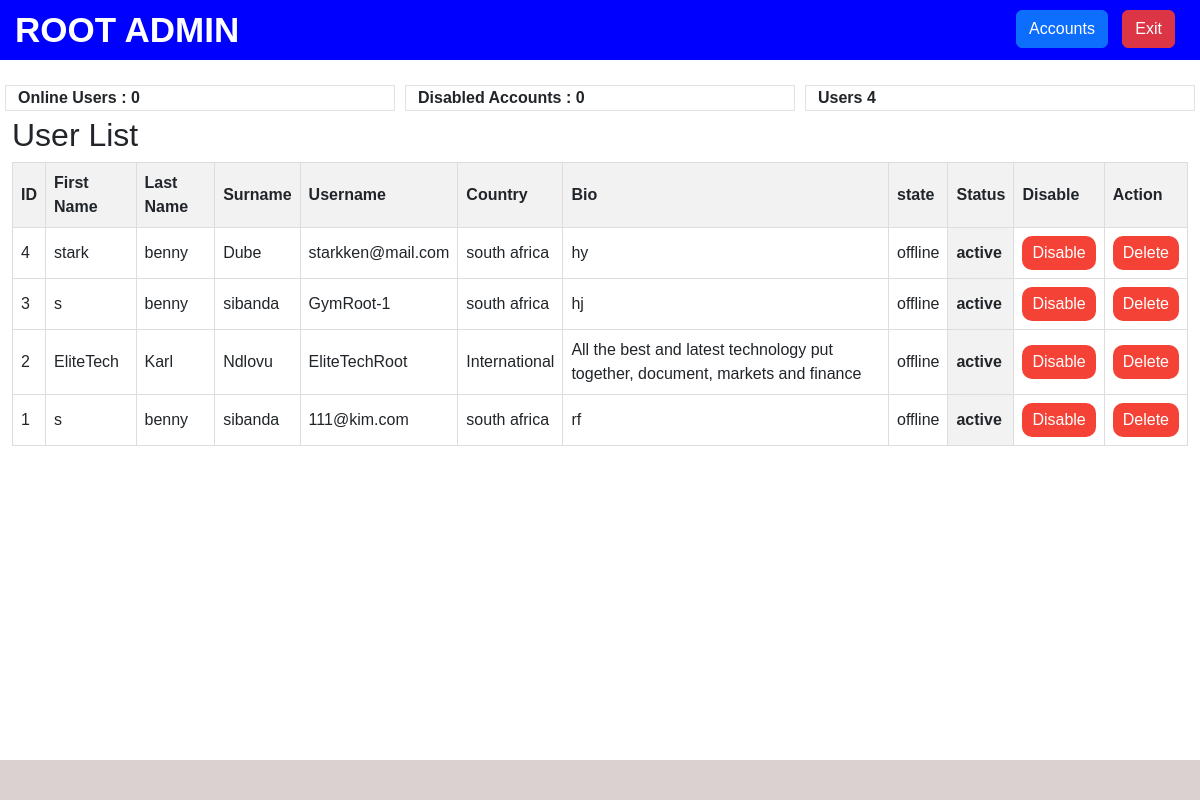
The page /root_admin (signed in) on the database as committed earlier.
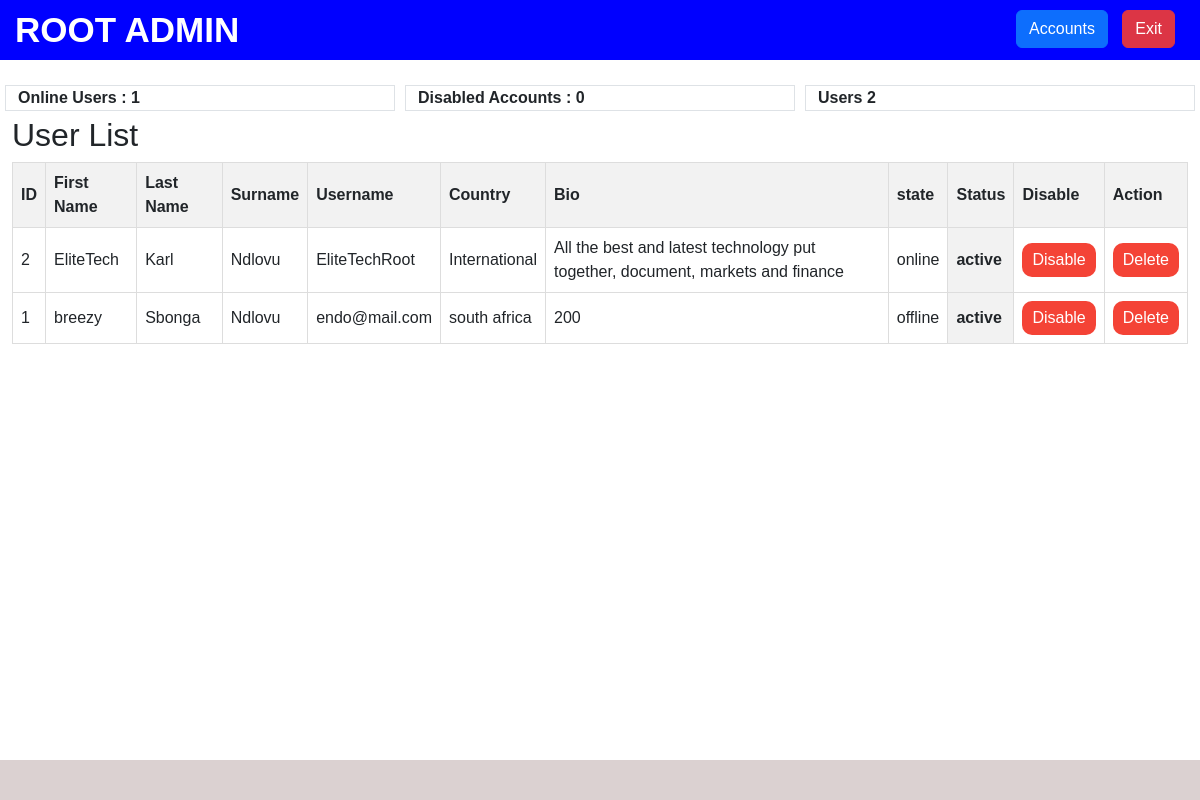
The same page on the database as committed later.
### app_models/user.py (models this page shows)
class User(db.Model, UserMixin):
    id = db.Column(db.Integer, primary_key=True)
    first_name = db.Column(db.String(50))
    last_name = db.Column(db.String(100))
    surname = db.Column(db.String(100))
    user_name = db.Column(db.String(20), unique=True, nullable=False)
    email = db.Column(db.String(100))
    password = db.Column(db.String(60), nullable=False)
    phone_number = db.Column(db.String(20))
    main_image = db.Column(db.String(100))
    registration_date = db.Column(db.Date)
    registration_time = db.Column(db.Time)
    status = db.Column(db.String(50))
    online_status =  db.Column(db.String(50))
    role = db.Column(db.String(100))
    gender = db.Column(db.String(10))
    country = db.Column(db.String(200))
    currency = db.Column(db.String(100))
    currency_symbol = db.Column(db.String(5))
    social_media_links = db.Column(db.String(200))
    bio = db.Column(db.Text)

### app.py (the view)
@app.route('/root_admin', methods=['GET','POST'])
@login_required
def root_admin():
        page_name = 'ROOT ADMIN'
        form = Disable_Account_Form()
        if current_user.role != 'Agent' and current_user.user_name != 'EliteTechRoot':
            flash('Access Denied')
            return redirect('/')
        users = User.query.order_by(desc(User.registration_time)).all()
        online_users = (
            User.query.filter(or_(
                User.online_status == 'online',
            )).count()
        )
        disabled_users = (
            User.query.filter(or_(
                User.status == 'disabled',
            )).count()
        )
        user_count = User.query.count()
        url = '/root_admin'
        return render_template('admin/root.html',page_name=page_name,
                               users=users,
                               user_count=user_count,
                               form=form,
                               online_users=online_users,
                               disabled_users=disabled_users,
                               url=url)

### app.py (called while the page is built)
@login_manager.user_loader
def load_user(user_id):
    return User.query.get(int(user_id))

### templates/admin/root.html (shortened to what this page needs)
{% extends 'layouts/root.html' %}
{% block content %}
<div class="row count">
    <div class="col border">Online Users : {{online_users}} </div>
    <div class="col border">Disabled Accounts : {{disabled_users}}</div>
    <div class="col border">Users {{user_count}} </div>
</div>
<h2>User List</h2>
<table>
    <thead>
        <tr>
            <th>ID</th>
            <th>First Name</th>
            <th>Last Name</th>
            <th>Surname</th>
            <th>Username</th>
            <th>Country</th>
            <th>Bio</th>
            <th>state</th>
            <th>Status</th>
            <th class="sm">Disable</th>
            <th class="sm">Action</th>
        </tr>
    </thead>
    <tbody>
        {% for user in users %}
        <tr>
            <td>{{ user.id }}</td>
            <td>{{ user.first_name }}</td>
            <td>{{ user.last_name }}</td>
            <td>{{ user.surname }}</td>
            <td>{{ user.user_name }}</td>
            <td>{{ user.country}}</td>
            <td>{{ user.bio }}</td>
            <td>{{ user.online_status}}</td>
            <th>{{ user.status }}</th>
            <td>
                {% if user.status == 'active' %}
                <form method="post" action="{{url_for('disable_user_account', user_id=user.id) }}">
                    <button type="submit" class="delete-button">Disable</button>
                </form>
                {% elif user.status != 'active' %}
                <form method="POST" action="{{url_for('activate_user_account', user_id=user.id) }}">
                    <input type="hidden" name="_method" value="UPDATE">
                    <button type="submit" class="activate-button">Activate</button>
                </form>
                {% endif %}
            </td>
            <td>
                <form method="POST" action="{{ url_for('delete_user', user_id=user.id) }}">
                    <button type="submit" class="delete-button">Delete</button>
                </form>
            </td>
        </tr>
        {% endfor %}
    </tbody>
</table>
</div>
{% endblock %}

Rows that differ between the two databases and show on the page:
removed User: id "4", first_name "stark", last_name "benny", surname "Dube", user_name "starkken@mail.com", country "south africa", bio "hy", online_status "offline", status "active"
removed User: id "3", first_name "s", last_name "benny", surname "sibanda", user_name "GymRoot-1", country "south africa", bio "hj", online_status "offline", status "active"
changed User "EliteTech": online_status "offline" → "online"
changed User "south africa": first_name "s" → "breezy"; last_name "benny" → "Sbonga"; surname "sibanda" → "Ndlovu"; user_name "111@kim.com" → "endo@mail.com"; bio "rf" → "200"
Other text that changed with them:
{{ online_users }}: "0" → "1"
{{ user_count }}: "4" → "2"
